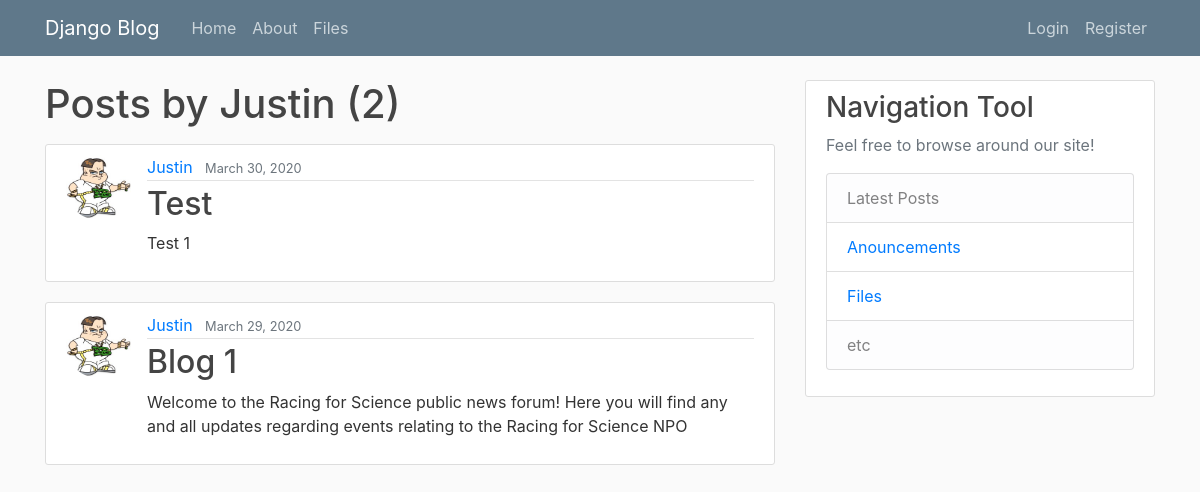
Screenshot of /user/Justin/ with the database file from the repository.
### blog/models.py (models this page shows, shortened)
class Post(models.Model):
    title = models.CharField(max_length=100)
    content = models.TextField()
    date_posted = models.DateTimeField(default=timezone.now)
    author = models.ForeignKey(User, on_delete=models.CASCADE)

### users/models.py (models this page shows, shortened)
class Profile(models.Model):
    user = models.OneToOneField(User, on_delete=models.CASCADE)
    image = models.ImageField(default='default.jpg', upload_to='profile_pics')

### blog/views.py (the view)
# urls.py: path('user/<str:username>/', UserPostListView.as_view(), name='user-posts'),
class UserPostListView(ListView):
    model = Post
    template_name = 'blog/user_posts.html'
    context_object_name = 'posts'
    ordering = ['-date_posted']
    paginate_by = 10
    def get_queryset(self):
        user = get_object_or_404(User, username=self.kwargs.get('username'))
        return Post.objects.filter(author=user).order_by('-date_posted')

### blog/templates/blog/user_posts.html (shortened to what this page needs)
{%extends "blog/base.html" %}
{% block content %}
    <h1 class="mb-3">Posts by {{ view.kwargs.username }} ({{ page_obj.paginator.count }})</h1>
   {% for posts in posts %}
    <article class="media content-section">
        <img class="rounded-circle article-img" src="{{ posts.author.profile.image.url }}">
        <div class="media-body">
         <div class="article-metadata">
          <a class="mr-2" href="{% url 'user-posts' posts.author.username %}">{{ posts.author }}</a>
          <small class="text-muted">{{ posts.date_posted|date:"F d, Y" }}</small>
         </div>
         <h2><a class="article-title" href="{% url 'post-detail' posts.id %}">{{ posts.title }}</a></h2>
         <p class="article-content">{{ posts.content }}</p>
       </div>
    </article>
      {% endfor %}
{% endblock content %}

### blog/templates/blog/base.html (shortened to what this page needs)
{% load static %}
<!DOCTYPE html>
<html lang="en">
<head>
    <link rel="stylesheet" href="https://maxcdn.bootstrapcdn.com/bootstrap/4.0.0/css/bootstrap.min.css">
    <link rel="stylesheet" type="text/css" href="{% static 'blog/main.css' %}">
</head>
<body>
  <header class="site-header">
    <nav class="navbar navbar-expand-md navbar-dark bg-steel fixed-top">
      <div class="container">
        <a class="navbar-brand mr-4" href="{% url 'blog-home' %}">Django Blog</a>
        <div class="collapse navbar-collapse" id="navbarToggle">
          <div class="navbar-nav mr-auto">
            <a class="nav-item nav-link" href="{% url 'blog-home' %}">Home</a>
            <a class="nav-item nav-link" href="{% url 'blog-about' %}">About</a>
              <a class="nav-item nav-link" href="{% url 'blog-files' %}">Files</a>
          </div>
          <div class="navbar-nav">
              {% if user.is_authenticated %}
              <a class="nav-item nav-link" href="{% url 'post-files' %}">Upload File</a>
              <a class="nav-item nav-link" href="{% url 'post-create' %}">New Post</a>
              <a class="nav-item nav-link" href="{% url 'profile' %}">Profile</a>
              <a class="nav-item nav-link" href="{% url 'logout' %}">Logout</a>
              {% else %}
              <a class="nav-item nav-link" href="{% url 'login' %}">Login</a>
              <a class="nav-item nav-link" href="{% url 'register' %}">Register</a>
              {% endif %}
          </div>
        </div>
      </div>
    </nav>
  </header>
   <main role="main" class="container">
  <div class="row">
    <div class="col-md-8">
      {% block content %}{% endblock %}
    </div>
    <div class="col-md-4">
      <div class="content-section">
        <h3>Navigation Tool</h3>
        <p class='text-muted'>Feel free to browse around our site!
          <ul class="list-group">
            <li class="list-group-item list-group-item-light">Latest Posts</li>
           <a class="nav-item nav-link list-group-item" href="{% url 'blog-anouncements' %}">Anouncements</a>
          <a class="nav-item nav-link list-group-item" href="{% url 'blog-files' %}">Files</a>
            <li class="list-group-item list-group-item-light">etc</li>
          </ul>
        </p>
      </div>
    </div>
  </div>
</main>
</body>
</html>

### blog/static/blog/main.css (style rules this page uses)
body { background: #fafafa; color: #333333; margin-top: 5rem; }
h1, h2, h3, h4, h5, h6 { color: #444444; }
ul { margin: 0; }
.bg-steel { background-color: #5f788a; }
.site-header .navbar-nav .nav-link { color: #cbd5db; }
.content-section { background: #ffffff; padding: 10px 20px; border: 1px solid #dddddd; border-radius: 3px; margin-bottom: 20px; }
.article-title { color: #444444; }
.article-content { white-space: pre-line; }
.article-img { height: 65px; width: 65px; margin-right: 16px; }
.article-metadata { padding-bottom: 1px; margin-bottom: 4px; border-bottom: 1px solid #e3e3e3 }

### rows the page displays
Post: author.profile.image (picture), author "Justin", date_posted "March 30, 2020", title "Test", content "Test 1"
Post: author.profile.image (picture), author "Justin", date_posted "March 29, 2020", title "Blog 1", content "Welcome to the Racing for Science public news forum! Here you will find any and all updates regarding events relating to the Racing for Science NPO"

### other values shown
{{ view.kwargs.username }} "Justin"
{{ page_obj.paginator.count }} "2"
